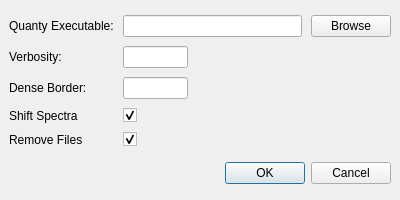
<?xml version="1.0" encoding="UTF-8"?>
<ui version="4.0">
 <class>quantyPreferencesDialog</class>
 <widget class="QDialog" name="quantyPreferencesDialog">
  <property name="windowModality">
   <enum>Qt::ApplicationModal</enum>
  </property>
  <property name="geometry">
   <rect>
    <x>0</x>
    <y>0</y>
    <width>400</width>
    <height>200</height>
   </rect>
  </property>
  <property name="minimumSize">
   <size>
    <width>0</width>
    <height>170</height>
   </size>
  </property>
  <property name="maximumSize">
   <size>
    <width>16777215</width>
    <height>200</height>
   </size>
  </property>
  <property name="windowTitle">
   <string>Preferences</string>
  </property>
  <property name="modal">
   <bool>true</bool>
  </property>
  <layout class="QVBoxLayout" name="verticalLayout">
   <property name="spacing">
    <number>9</number>
   </property>
   <property name="leftMargin">
    <number>9</number>
   </property>
   <property name="topMargin">
    <number>9</number>
   </property>
   <property name="rightMargin">
    <number>9</number>
   </property>
   <property name="bottomMargin">
    <number>9</number>
   </property>
   <item>
    <layout class="QGridLayout" name="gridLayout">
     <item row="1" column="0">
      <widget class="QLabel" name="verbosityLabel">
       <property name="text">
        <string>Verbosity:</string>
       </property>
      </widget>
     </item>
     <item row="0" column="1">
      <widget class="QLineEdit" name="pathLineEdit">
       <property name="toolTip">
        <string>Path to the Quanty executable.</string>
       </property>
       <property name="readOnly">
        <bool>true</bool>
       </property>
      </widget>
     </item>
     <item row="0" column="0">
      <widget class="QLabel" name="pathLabel">
       <property name="text">
        <string>Quanty Executable:</string>
       </property>
      </widget>
     </item>
     <item row="2" column="1">
      <widget class="QLineEdit" name="denseBorderLineEdit">
       <property name="sizePolicy">
        <sizepolicy hsizetype="Fixed" vsizetype="Fixed">
         <horstretch>0</horstretch>
         <verstretch>0</verstretch>
        </sizepolicy>
       </property>
       <property name="minimumSize">
        <size>
         <width>65</width>
         <height>22</height>
        </size>
       </property>
       <property name="maximumSize">
        <size>
         <width>65</width>
         <height>22</height>
        </size>
       </property>
       <property name="alignment">
        <set>Qt::AlignRight|Qt::AlignTrailing|Qt::AlignVCenter</set>
       </property>
      </widget>
     </item>
     <item row="0" column="2">
      <widget class="QPushButton" name="pathBrowsePushButton">
       <property name="text">
        <string>Browse</string>
       </property>
       <property name="autoDefault">
        <bool>false</bool>
       </property>
      </widget>
     </item>
     <item row="1" column="1">
      <widget class="QLineEdit" name="verbosityLineEdit">
       <property name="sizePolicy">
        <sizepolicy hsizetype="Fixed" vsizetype="Fixed">
         <horstretch>0</horstretch>
         <verstretch>0</verstretch>
        </sizepolicy>
       </property>
       <property name="minimumSize">
        <size>
         <width>65</width>
         <height>22</height>
        </size>
       </property>
       <property name="maximumSize">
        <size>
         <width>65</width>
         <height>22</height>
        </size>
       </property>
       <property name="toolTip">
        <string>Verbosity of the Quanty calculation. Acceptable values in increasing verbosity: 0x0000, 0x00FF, 0xFFFF.</string>
       </property>
       <property name="alignment">
        <set>Qt::AlignRight|Qt::AlignTrailing|Qt::AlignVCenter</set>
       </property>
      </widget>
     </item>
     <item row="4" column="0">
      <widget class="QLabel" name="removeFileLabel">
       <property name="minimumSize">
        <size>
         <width>22</width>
         <height>0</height>
        </size>
       </property>
       <property name="text">
        <string>Remove Files</string>
       </property>
      </widget>
     </item>
     <item row="4" column="1">
      <widget class="QCheckBox" name="removeFilesCheckBox">
       <property name="text">
        <string/>
       </property>
       <property name="checked">
        <bool>true</bool>
       </property>
      </widget>
     </item>
     <item row="2" column="0">
      <widget class="QLabel" name="denseBorderLabel">
       <property name="text">
        <string>Dense Border:</string>
       </property>
      </widget>
     </item>
     <item row="3" column="1">
      <widget class="QCheckBox" name="shiftSpectraCheckBox">
       <property name="text">
        <string/>
       </property>
       <property name="checked">
        <bool>true</bool>
       </property>
      </widget>
     </item>
     <item row="3" column="0">
      <widget class="QLabel" name="shiftSpectraLabel">
       <property name="text">
        <string>Shift Spectra</string>
       </property>
      </widget>
     </item>
    </layout>
   </item>
   <item>
    <widget class="QDialogButtonBox" name="buttonBox">
     <property name="standardButtons">
      <set>QDialogButtonBox::Cancel|QDialogButtonBox::Ok</set>
     </property>
    </widget>
   </item>
  </layout>
 </widget>
 <tabstops>
  <tabstop>pathLineEdit</tabstop>
  <tabstop>pathBrowsePushButton</tabstop>
  <tabstop>verbosityLineEdit</tabstop>
  <tabstop>denseBorderLineEdit</tabstop>
 </tabstops>
 <resources/>
 <connections/>
</ui>
